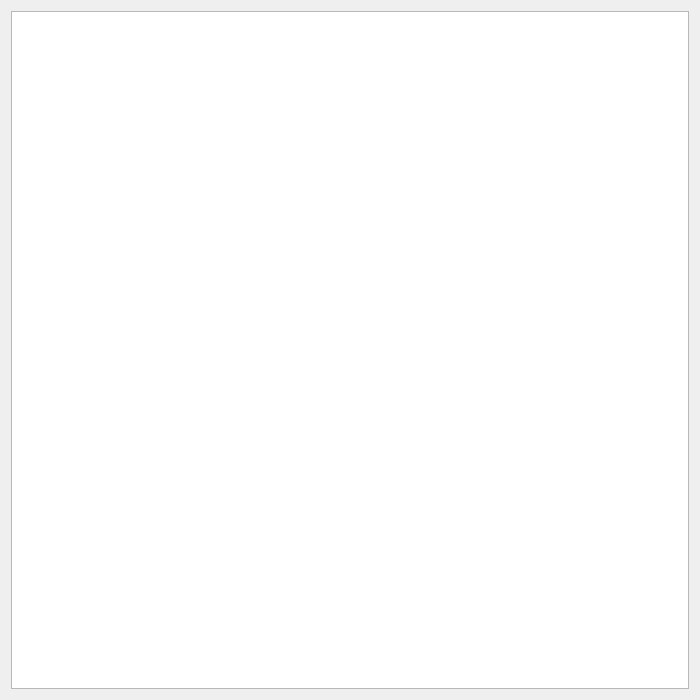
<?xml version="1.0" encoding="UTF-8"?>
<ui version="4.0">
 <class>Dialog</class>
 <widget class="QDialog" name="Dialog">
  <property name="geometry">
   <rect>
    <x>0</x>
    <y>0</y>
    <width>700</width>
    <height>700</height>
   </rect>
  </property>
  <property name="windowTitle">
   <string>Dialog</string>
  </property>
  <layout class="QHBoxLayout" name="horizontalLayout">
   <item>
    <widget class="QGraphicsView" name="graphicsView"/>
   </item>
  </layout>
 </widget>
 <layoutdefault spacing="6" margin="11"/>
 <resources/>
 <connections/>
</ui>
